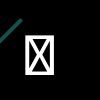
Frame 1 (no input)
Frame 60 (the mouse pressed at the canvas centre just before this capture): identical to frame 1, image omitted
Frame 120 (the mouse held since frame 60 and released just before this capture): identical to frame 1, image omitted

The Processing sketch that drew this single still picture (run headless with seeded random() and noise(); from frame 60 on, the mouse is pressed at the canvas centre):

// Processing sketch: interactivity_keyboard
// ── interactivity_keyboard.pde
int x = 20;

void setup() {
  size(100, 100);
  textSize(60);
  strokeWeight(4);
  stroke(20,80,80);
}

void draw() {
  background(0);
  text(key, 20, 75); // Draw at coordinate (20,75)

  
  //if keypressed line does move
   if (keyPressed == true) { // If the key is pressed
    x++; // add 1 to x
  } 
  line(x, 20, x-60, 80);
}
